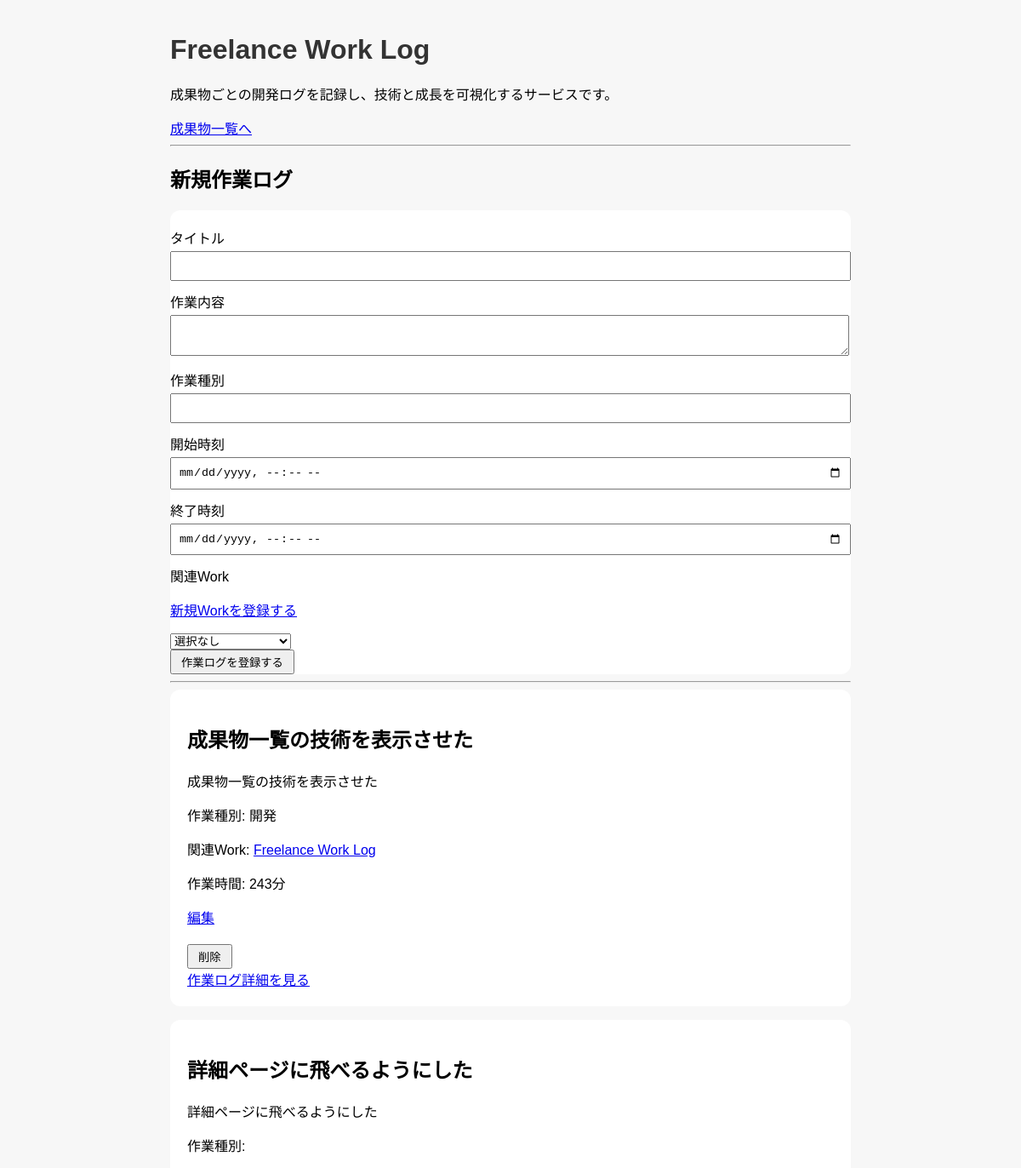
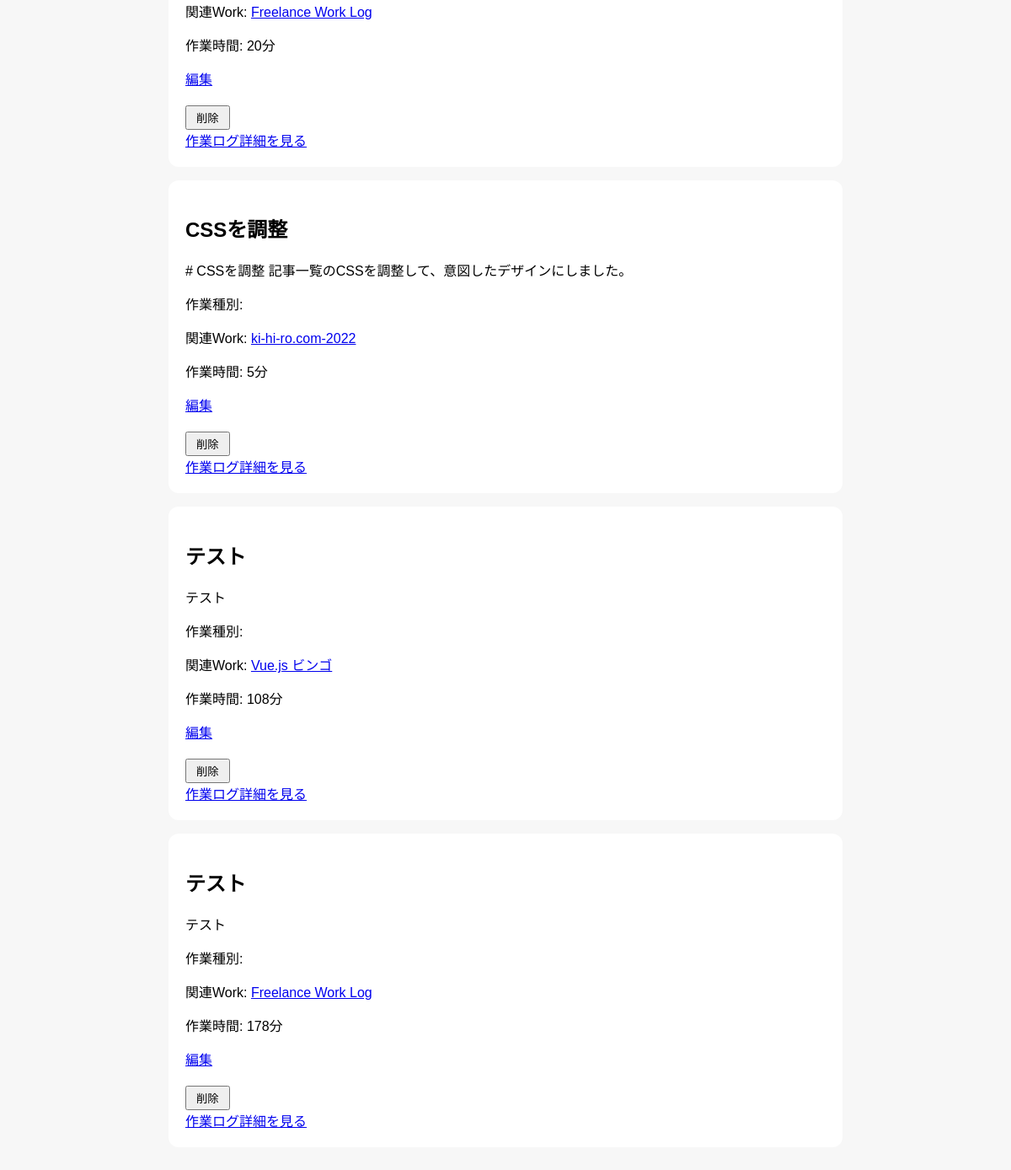
The app's page /posts-page with its own data (2 pictures, top to bottom).
### app/models.py (models this page shows)
class Post(Base):
    __tablename__ = "posts"
    id = Column(Integer, primary_key=True, index=True)
    title = Column(String)
    content = Column(String)
    task_type = Column(String)
    start_time = Column(DateTime)
    end_time = Column(DateTime)
    work_time_minutes = Column(Integer)
    work_id = Column(Integer, ForeignKey("works.id"))
    work = relationship(
        "Work",
        back_populates="posts"
    )
    created_at = Column(DateTime, default=datetime.now)

class Work(Base):
    __tablename__ = "works"
    id = Column(Integer, primary_key=True, index=True)
    title = Column(String, nullable=False)
    description = Column(Text, nullable=False)
    github_url = Column(String)
    app_url = Column(String)
    tech_stack = Column(String)
    posts = relationship(
        "Post",
        back_populates="work"
    )
    image_url = Column(String)
    created_at = Column(DateTime, default=datetime.now)

### app/main.py (the view)
@app.get("/posts-page")
def posts_page(
    request: Request,
    work_id: int | None = None,
    db: Session = Depends(get_db)
):
    query = db.query(models.Post)
    if work_id:
        query = query.filter(
            models.Post.work_id == work_id
        )
    posts = query.all()
    works = db.query(models.Work).all()
    return templates.TemplateResponse(
        request,
        "posts.html",
        {"posts": posts, "works": works}
    )

### app/templates/posts.html (shortened to what this page needs)
<!DOCTYPE html>
<html lang="ja">
<head>
    <link rel="stylesheet" href="/static/style.css">
</head>
<body>
    <h1>Freelance Work Log</h1>
    <p>成果物ごとの開発ログを記録し、技術と成長を可視化するサービスです。</p>
    <nav>
        <a href="/works-page">成果物一覧へ</a>
    </nav>
    <hr>
    <h2>新規作業ログ</h2>
    <form action="/posts-page" method="post">
    <div>
        <label>タイトル</label><br>
        <input type="text" name="title">
    </div>
    <div>
        <label>作業内容</label><br>
        <textarea name="content"></textarea>
    </div>
    <div>
        <label>作業種別</label>
        <input type="text" name="task_type">
    </div>
    <div>
        <label>開始時刻</label>
        <input type="datetime-local" name="start_time">
        <label>終了時刻</label>
        <input type="datetime-local" name="end_time">
    </div>
    <div>
    <label>関連Work</label><br>
    <p><a href="/works-page">新規Workを登録する</a></p>
    <select name="work_id">
        <option value="">選択なし</option>
    </select>
    </div>
    <button type="submit">作業ログを登録する</button>
    </form>
    <hr>
    {% for post in posts %}
    <div class="post-card">
        <h2>{{ post.title }}</h2>
        <div>{{ post.content[:120] | safe }}</div>
        <p>作業種別: {{ post.task_type }}</p>
        {% if post.work %}
        <p>
            関連Work:
            <a href="/works-page/{{ post.work.id }}">
                {{ post.work.title }}
            </a>
        </p>
        {% endif %}
        <p>作業時間: {{ post.work_time_minutes }}分</p>
        <a href="/posts-page/{{ post.id }}/edit">編集</a>
        <form action="/posts-page/{{ post.id }}/delete" method="post">
        <button type="submit">削除</button>
        </form>
        <a href="/posts-page/{{ post.id }}">作業ログ詳細を見る</a>
    </div>
    {% endfor %}
</body>
</html>

### app/static/style.css (style rules this page uses)
body { font-family: sans-serif; max-width: 800px; margin: 40px auto; padding: 0 20px; background: #f7f7f7; }
h1 { color: #333; }
form { background: white; padding: 20px 20px 0 0; border-radius: 12px; }
input, textarea { width: 100%; padding: 8px; margin-top: 4px; margin-bottom: 12px; }
button { padding: 3px 11px; cursor: pointer; }
.post-card { background: white; padding: 20px; border-radius: 12px; margin-bottom: 16px; }

### records on screen
Post: title "成果物一覧の技術を表示させた", content "成果物一覧の技術を表示させた", task_type "開発", work "Freelance Work Log", work_time_minutes "243"
Post: title "詳細ページに飛べるようにした", content "詳細ページに飛べるようにした", work "Freelance Work Log", work_time_minutes "20"
Post: title "CSSを調整", content "# CSSを調整 記事一覧のCSSを調整して、意図したデザインにしました。", work "ki-hi-ro.com-2022", work_time_minutes "5"
Post: title "テスト", content "テスト", work "Vue.js ビンゴ", work_time_minutes "108"
Post: title "テスト", content "テスト", work "Freelance Work Log", work_time_minutes "178"
